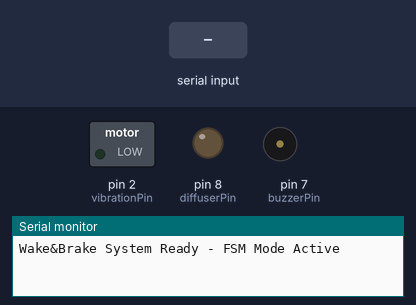
The sketch below on a simulated Arduino Uno, built with avr-gcc and run on an emulated ATmega328P. On the bench: switched loads named in the sketch (green lamp = pin HIGH), output pins drawn as LEDs (lit = HIGH), buzzer (waves = sounding, pin HIGH), the last lines printed to the serial monitor. The inputs (shaded band) are chosen by the test bench.

Above: at 1.2 s.
1.3 s: "S\n" received over Serial
At 2.3 s:
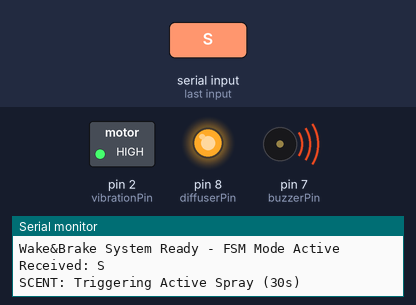
2.8 s: "CFG\n" received over Serial
At 3.8 s:
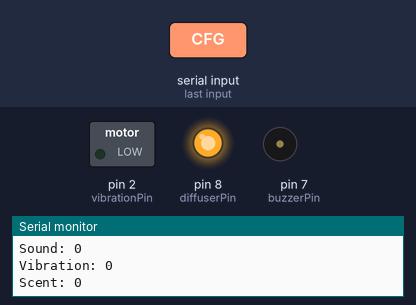
4.3 s: "N\n" received over Serial
At 5.5 s:
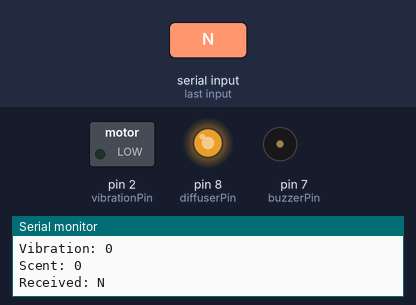
5.8 s: "SOUND:1\n" received over Serial
At 32.5 s:
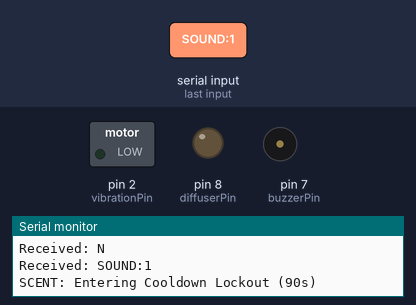
Timing chart, 0 to 32.8 s (numbered marks = the images above; inputs shaded):
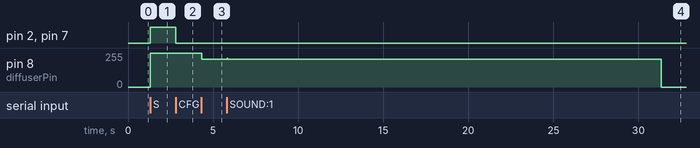

Measured:
- after the input at 1.3 s, pin 2 (vibrationPin), pin 7 (buzzerPin): LOW → HIGH at once; pin 8 (diffuserPin): 0/255 → 255/255 at once
- after the input at 2.8 s, pin 2 (vibrationPin), pin 7 (buzzerPin): HIGH → LOW at once
- after the input at 4.3 s, pin 8 (diffuserPin): 255/255 → 208/255 at once
- after the input at 5.8 s, pin 8 (diffuserPin): 208/255 → 0/255 after 25.5 s

The sketch:

WakeBrake_Arduino.ino
```cpp
// Pins based on your configuration
const int buzzerPin = 7;
const int vibrationPin =
    2; // Recommended: Use a PWM pin like D3 if you want intensity control
const int diffuserPin = 8;

// Timing Constants (in milliseconds)
const unsigned long scentOnDuration = 30000;  // 30 seconds
const unsigned long scentOffDuration = 90000; // 90 seconds

// Scent State Machine Definition
enum ScentState {
  IDLE,
  SPRAYING,
  COOLDOWN
};

enum AlertMode {
  ALERT_NONE,
  ALERT_HAPTIC,
  ALERT_BUZZER,
  ALERT_SEVERE
};

AlertMode currentAlertMode = ALERT_NONE;

// Global State Variables
bool fatigueActive = false;
ScentState currentScentState = IDLE;
unsigned long scentStartTime = 0;

// Feature Toggles (Can be updated via Serial from your Mobile App)
bool useBuzzer = true;
bool useVibration = true;
bool useScent = true;

void setup() {
  Serial.begin(9600);
  pinMode(buzzerPin, OUTPUT);
  pinMode(vibrationPin, OUTPUT);
  pinMode(diffuserPin, OUTPUT);

  Serial.println("Wake&Brake System Ready - FSM Mode Active");
}

void loop() {
  handleSerialInput();

  if (fatigueActive) {
    executeAlerts();
  } else {
    stopAllAlerts();
  }

  // Scent cycle runs independently of fatigueActive to enforce the Locked Cycle
  handleScentCycle();
}

void handleSerialInput() {

  if (Serial.available()) {

    String command = Serial.readStringUntil('\n');

    command.trim();

    Serial.print("Received: ");
    Serial.println(command);

    // =========================
    // CONFIG COMMANDS
    // =========================

    if (command.startsWith("CFG")) {

  useBuzzer = command.indexOf("SOUND:1") != -1;
  useVibration = command.indexOf("VIB:1") != -1;
  useScent = command.indexOf("SCENT:1") != -1;

  Serial.println("=== CONFIG UPDATED ===");

  Serial.print("Sound: ");
  Serial.println(useBuzzer);

  Serial.print("Vibration: ");
  Serial.println(useVibration);

  Serial.print("Scent: ");
  Serial.println(useScent);

  // 🔥 FORCE APPLY IMMEDIATELY (CRITICAL FIX)
  if (!useBuzzer) digitalWrite(buzzerPin, LOW);
  if (!useVibration) digitalWrite(vibrationPin, LOW);
  if (!useScent) digitalWrite(diffuserPin, LOW);
}

    // =========================
    // ALERT SIGNALS
    // =========================

    else if (command == "S") {

      fatigueActive = true;
      currentAlertMode = ALERT_SEVERE;

      if (useScent && currentScentState == IDLE) {

        Serial.println("SCENT: Triggering Active Spray (30s)");

        currentScentState = SPRAYING;

        scentStartTime = millis();

        digitalWrite(diffuserPin, HIGH);
      }
    }

    else if (command == "B") {

      fatigueActive = true;
      currentAlertMode = ALERT_BUZZER;
    }

    else if (command == "H") {

      fatigueActive = true;
      currentAlertMode = ALERT_HAPTIC;
    }

    else if (command == "N" || command == "0") {

      fatigueActive = false;
      currentAlertMode = ALERT_NONE;
    }
  }
}

void executeAlerts() {

  switch (currentAlertMode) {

    case ALERT_HAPTIC:
      digitalWrite(vibrationPin, useVibration ? HIGH : LOW);
      digitalWrite(buzzerPin, LOW);
      break;

    case ALERT_BUZZER:
      digitalWrite(vibrationPin, useVibration ? HIGH : LOW);
      digitalWrite(buzzerPin, useBuzzer ? HIGH : LOW);
      break;

    case ALERT_SEVERE:
      digitalWrite(vibrationPin, useVibration ? HIGH : LOW);
      digitalWrite(buzzerPin, useBuzzer ? HIGH : LOW);
      // scent handled separately (FSM)
      break;

    case ALERT_NONE:
    default:
      digitalWrite(vibrationPin, LOW);
      digitalWrite(buzzerPin, LOW);
      break;
  }
}

void handleScentCycle() {
  // 2. Pulsed Olfactory State Machine (30s ON / 90s OFF Locked Cycle)
  unsigned long currentTime = millis();

  switch (currentScentState) {
    case IDLE:
      digitalWrite(diffuserPin, LOW); // Ensure it stays OFF
      break;

    case SPRAYING:
      digitalWrite(diffuserPin, HIGH); // Ensure it stays ON
      if (currentTime - scentStartTime >= scentOnDuration) {
        // Transition to COOLDOWN
        Serial.println("SCENT: Entering Cooldown Lockout (90s)");
        currentScentState = COOLDOWN;
        scentStartTime = currentTime;
        digitalWrite(diffuserPin, LOW);
      }
      break;

    case COOLDOWN:
      digitalWrite(diffuserPin, LOW); // Ensure it stays OFF
      if (currentTime - scentStartTime >= scentOffDuration) {
        // Transition back to IDLE
        Serial.println("SCENT: Cooldown Complete. Ready.");
        currentScentState = IDLE;
      }
      break;
  }
}

void stopAllAlerts() {

  digitalWrite(buzzerPin, LOW);
  digitalWrite(vibrationPin, LOW);

  // ONLY turn off diffuser if not manually disabled
  if (!useScent) {
    digitalWrite(diffuserPin, LOW);
  }
}
```
